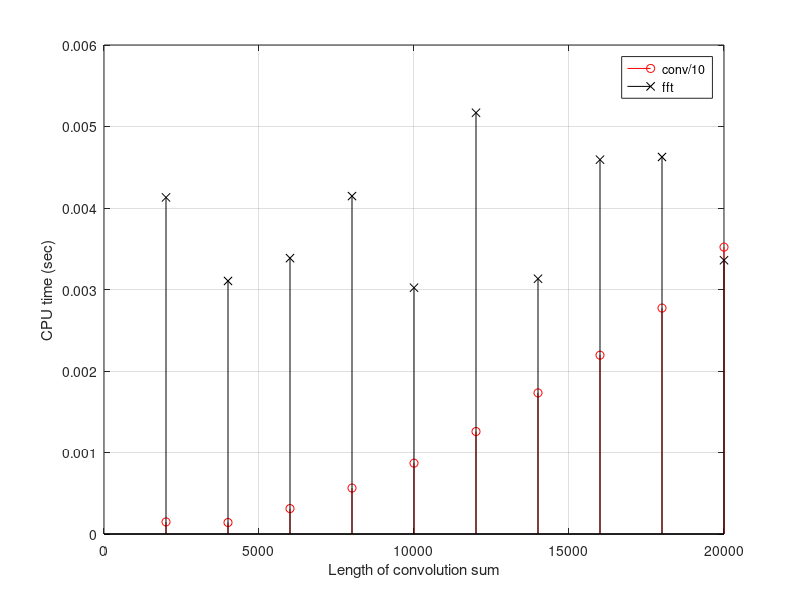

Source code (MATLAB):
%
% Example 12.4
%
% comparison of conv and fft
%
clear all; clf
time1=zeros(1,10);time2=time1;
for i=1:10,
  NN=1000*i;
  x=ones(1,NN);
% elapsed time for convolution using conv
  t=tic;
  y=conv(x,x);
  time1(i)=toc(t);
% elapsed time for convolution using fft
  t=tic;
  X=fft(x);
  X=fft(x);
  Y=X.*X;
  y=ifft(Y);
  time2(i)=toc(t);
end
n=1:10;n=2000*n;
figure(3)
stem(n,time1/10,'ro');hold on
stem(n,time2,'kx')
%axis([min(n) max(n) 0 1.1*max(time1/20)])
grid
legend('conv/10','fft')
xlabel('Length of convolution sum')
ylabel('CPU time (sec)')


